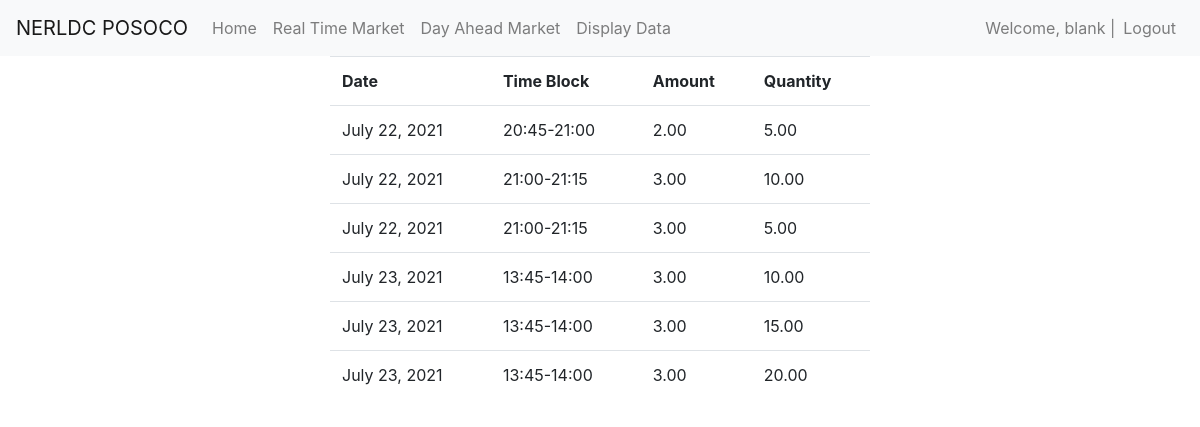
/seller/cleardataup/rtm/ (signed in), run on an earlier commit of the app's database.
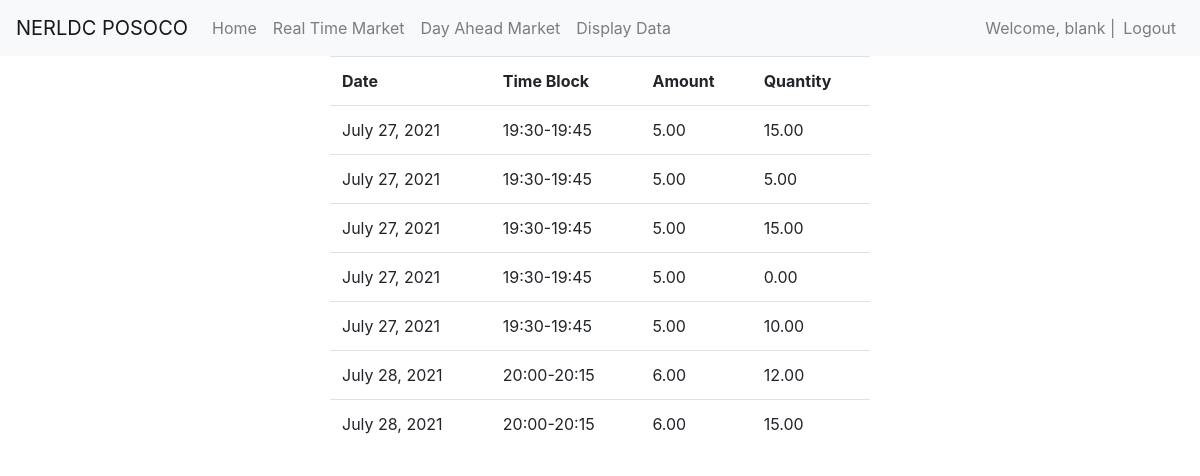
And on a later commit of the database.
### buyer/models.py (models this page shows)
class ClearEntityUp(models.Model):
    clearedreserve = models.ForeignKey(ClearedReserveUp, on_delete=CASCADE)
    name = models.CharField(max_length=200)
    amount = models.DecimalField(max_digits=5, decimal_places=2)

class ClearedReserveUp(models.Model):
    user = models.ForeignKey(User, on_delete=CASCADE)
    mcp = models.DecimalField(max_digits=5, decimal_places=2)
    time_block = models.CharField(max_length=20, default="NoTime")
    date = models.DateField(default=timezone.now)
    is_rtm = models.BooleanField(default=False)
    is_dat = models.BooleanField(default=False)
    created_at = models.DateTimeField(
        default=timezone.now)

### seller/views.py (the view)
# urls.py: path('cleardataup/<str:rtmordat>/', cleardataup, name='cleardataup'),
def cleardataup(response, rtmordat):
    user = response.user
    is_rtm = False
    is_up = False
    is_dat = False
    is_down = False
    if rtmordat == "rtm":
        is_rtm = True
    if rtmordat == "dat":
        is_dat = True
    objects = ClearEntityUp.objects.all().filter(name=user.username,
                                                 clearedreserve__is_rtm=is_rtm, clearedreserve__is_dat=is_dat).order_by('clearedreserve__time_block').order_by('clearedreserve__date')
    return render(response, 'seller/clearedupdata.html', {"objects": objects})

### seller/templates/seller/clearedupdata.html (shortened to what this page needs)
{% extends "seller/base.html" %}
{% block content %}
<div class="container">
    <div class="row justify-content-center">
        <div class="col-6">
            <table class="table">
                <thead="thead-dark">
                    <tr>
                        <th>
                            Date
                        </th>
                        <th>
                            Time Block
                        </th>
                        <th>
                            Amount
                        </th>
                        <th>
                            Quantity
                        </th>
                    </tr>
                    {% for object in objects %}
                    <tr>
                        <td>
                            {{object.clearedreserve.date}}
                        </td>
                        <td>
                            {{object.clearedreserve.time_block}}
                        </td>
                        <td>
                            {{object.clearedreserve.mcp}}
                        </td>
                        <td>
                            {{object.amount}}
                        </td>
                    </tr>
                    {% endfor %}
                    {% endblock %}

What changed in the data, as far as the page shows it:
removed ClearEntityUp: clearedreserve "July 22, 2021", clearedreserve.time_block "20:45-21:00", clearedreserve.mcp "2.00", amount "5.00"
removed ClearEntityUp: clearedreserve "July 22, 2021", clearedreserve.time_block "21:00-21:15", clearedreserve.mcp "3.00", amount "10.00"
removed ClearEntityUp: clearedreserve "July 22, 2021", clearedreserve.time_block "21:00-21:15", clearedreserve.mcp "3.00", amount "5.00"
removed ClearEntityUp: clearedreserve "July 23, 2021", clearedreserve.time_block "13:45-14:00", clearedreserve.mcp "3.00", amount "10.00"
removed ClearEntityUp: clearedreserve "July 23, 2021", clearedreserve.time_block "13:45-14:00", clearedreserve.mcp "3.00", amount "15.00"
removed ClearEntityUp: clearedreserve "July 23, 2021", clearedreserve.time_block "13:45-14:00", clearedreserve.mcp "3.00", amount "20.00"
added ClearEntityUp: clearedreserve "July 27, 2021", clearedreserve.time_block "19:30-19:45", clearedreserve.mcp "5.00", amount "15.00"
added ClearEntityUp: clearedreserve "July 27, 2021", clearedreserve.time_block "19:30-19:45", clearedreserve.mcp "5.00", amount "5.00"
added ClearEntityUp: clearedreserve "July 27, 2021", clearedreserve.time_block "19:30-19:45", clearedreserve.mcp "5.00", amount "15.00"
added ClearEntityUp: clearedreserve "July 27, 2021", clearedreserve.time_block "19:30-19:45", clearedreserve.mcp "5.00", amount "0.00"
added ClearEntityUp: clearedreserve "July 27, 2021", clearedreserve.time_block "19:30-19:45", clearedreserve.mcp "5.00", amount "10.00"
added ClearEntityUp: clearedreserve "July 28, 2021", clearedreserve.time_block "20:00-20:15", clearedreserve.mcp "6.00", amount "12.00"
added ClearEntityUp: clearedreserve "July 28, 2021", clearedreserve.time_block "20:00-20:15", clearedreserve.mcp "6.00", amount "15.00"
